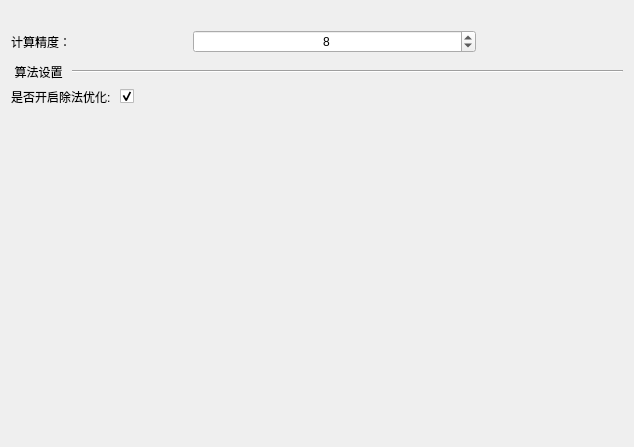
<?xml version="1.0" encoding="UTF-8"?>
<ui version="4.0">
 <class>PrecisionPage</class>
 <widget class="QWidget" name="PrecisionPage">
  <property name="geometry">
   <rect>
    <x>0</x>
    <y>0</y>
    <width>634</width>
    <height>447</height>
   </rect>
  </property>
  <property name="windowTitle">
   <string>Form</string>
  </property>
  <layout class="QHBoxLayout" name="horizontalLayout_2">
   <item>
    <layout class="QVBoxLayout" name="verticalLayout" stretch="1,2,0,0,20">
     <item>
      <spacer name="verticalSpacer">
       <property name="orientation">
        <enum>Qt::Vertical</enum>
       </property>
       <property name="sizeHint" stdset="0">
        <size>
         <width>20</width>
         <height>40</height>
        </size>
       </property>
      </spacer>
     </item>
     <item>
      <layout class="QHBoxLayout" name="horizontalLayout" stretch="4,1,8,3,1">
       <item>
        <widget class="QLabel" name="label">
         <property name="text">
          <string>计算精度：</string>
         </property>
        </widget>
       </item>
       <item>
        <spacer name="horizontalSpacer_2">
         <property name="orientation">
          <enum>Qt::Horizontal</enum>
         </property>
         <property name="sizeHint" stdset="0">
          <size>
           <width>40</width>
           <height>20</height>
          </size>
         </property>
        </spacer>
       </item>
       <item>
        <widget class="QSpinBox" name="spinBox">
         <property name="alignment">
          <set>Qt::AlignCenter</set>
         </property>
         <property name="minimum">
          <number>1</number>
         </property>
         <property name="maximum">
          <number>2147483647</number>
         </property>
         <property name="value">
          <number>8</number>
         </property>
        </widget>
       </item>
       <item>
        <spacer name="horizontalSpacer">
         <property name="orientation">
          <enum>Qt::Horizontal</enum>
         </property>
         <property name="sizeHint" stdset="0">
          <size>
           <width>40</width>
           <height>20</height>
          </size>
         </property>
        </spacer>
       </item>
       <item>
        <widget class="QPushButton" name="pushButton">
         <property name="sizePolicy">
          <sizepolicy hsizetype="Expanding" vsizetype="Fixed">
           <horstretch>0</horstretch>
           <verstretch>0</verstretch>
          </sizepolicy>
         </property>
         <property name="minimumSize">
          <size>
           <width>0</width>
           <height>30</height>
          </size>
         </property>
         <property name="maximumSize">
          <size>
           <width>16777215</width>
           <height>30</height>
          </size>
         </property>
         <property name="cursor">
          <cursorShape>PointingHandCursor</cursorShape>
         </property>
         <property name="styleSheet">
          <string notr="true">QPushButton {
    border: none; /* 去除边框 */
    background-color: transparent; /* 背景透明 */
}
/* hover时背景颜色 */
QPushButton:hover {
    background-color: rgba(173, 216, 230, 70); 
}</string>
         </property>
         <property name="text">
          <string/>
         </property>
         <property name="icon">
          <iconset resource="resource.qrc">
           <normaloff>:/rcs/help.png</normaloff>:/rcs/help.png</iconset>
         </property>
        </widget>
       </item>
      </layout>
     </item>
     <item>
      <layout class="QHBoxLayout" name="horizontalLayout_4" stretch="2,20">
       <item>
        <widget class="QLabel" name="label_3">
         <property name="text">
          <string>算法设置</string>
         </property>
         <property name="alignment">
          <set>Qt::AlignCenter</set>
         </property>
        </widget>
       </item>
       <item>
        <widget class="Line" name="line">
         <property name="orientation">
          <enum>Qt::Horizontal</enum>
         </property>
        </widget>
       </item>
      </layout>
     </item>
     <item>
      <layout class="QHBoxLayout" name="horizontalLayout_7">
       <item>
        <widget class="QLabel" name="label_2">
         <property name="styleSheet">
          <string notr="true">color: black;</string>
         </property>
         <property name="text">
          <string>是否开启除法优化: </string>
         </property>
        </widget>
       </item>
       <item>
        <widget class="QCheckBox" name="checkBox">
         <property name="text">
          <string/>
         </property>
         <property name="checked">
          <bool>true</bool>
         </property>
        </widget>
       </item>
       <item>
        <spacer name="horizontalSpacer_3">
         <property name="orientation">
          <enum>Qt::Horizontal</enum>
         </property>
         <property name="sizeHint" stdset="0">
          <size>
           <width>40</width>
           <height>20</height>
          </size>
         </property>
        </spacer>
       </item>
      </layout>
     </item>
     <item>
      <spacer name="verticalSpacer_2">
       <property name="orientation">
        <enum>Qt::Vertical</enum>
       </property>
       <property name="sizeHint" stdset="0">
        <size>
         <width>20</width>
         <height>40</height>
        </size>
       </property>
      </spacer>
     </item>
    </layout>
   </item>
  </layout>
 </widget>
 <resources>
  <include location="resource.qrc"/>
 </resources>
 <connections/>
</ui>
